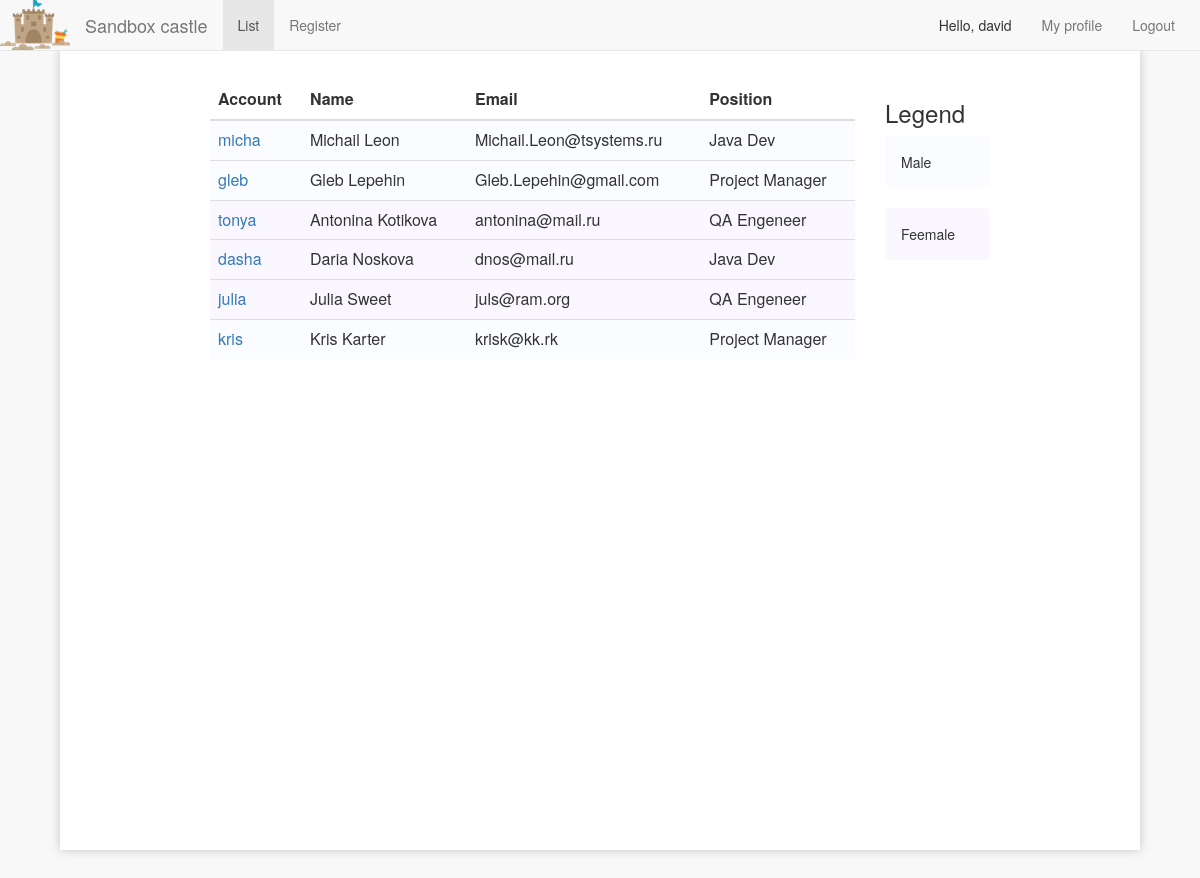
The page /list (signed in) on the database its author committed.
### bug/models.py (models this page shows, shortened)
class Person(models.Model):
    account = models.CharField(max_length=30, primary_key=True)
    first_name = models.CharField(max_length=20, null=True)
    last_name = models.CharField(max_length=20, null=True)
    birthDate = models.DateField(null=True)
    email = models.CharField(max_length=40, null=True)
    sex = models.CharField(max_length=6)
    position = models.ForeignKey(Position, db_column="position", null=True)
    about = models.CharField(max_length=400, null=True)
    class Meta:
        db_table = 'person'

class Position(models.Model):
    position = models.CharField(max_length=40, primary_key=True)
    class Meta:
        db_table = 'position'

### bug/views.py (the view)
# urls.py: url(r'^list$', views.list, name='list'),
def list(request):
    persons = [row for row in Person.objects.all()]
    template = loader.get_template('list.html')
    context = RequestContext(request, {
        'persons': persons
    })
    return HttpResponse(template.render(context), content_type="text/html")

### bug/templates/list.html (shortened to what this page needs)
{% load staticfiles %}
<html>
<head>
	<link rel="stylesheet" type="text/css" href="{% static "bower_components/bootstrap/dist/css/bootstrap.css" %}">
	<link rel="stylesheet" type="text/css" href="{% static "js/style.css" %}">
</head>
<body>
{% include "navbar.html" with list_page="true" %}
<div class="container outer-big">
<div class="container inner-big">
    <div class="col-md-10">
        <table class="table">
            <thead>
            <tr>
                <th>Account</th>
                <th>Name</th>
                <th>Email</th>
                <th>Position</th>
            </tr>
            </thead>
            {% autoescape off %}
                <tbody>
                {% for p in persons %}
                    <tr {% if p.sex == 'male' %}class="male"{% elif p.sex == 'female' %}class="female"{% endif %}>
                        <td><a href="/user/{{ p.account }}">{{ p.account }}</a></td>
                        <td>{{ p.first_name }} {{ p.last_name }}</td>
                        <td>{{ p.email }}</td>
                        <td>{{ p.position.position }}</td>
                    </tr>
                {% endfor %}
                </tbody>
            {% endautoescape %}
        </table>
    </div>
    <div class="col-md-2">
        <h3>Legend</h3>
        <div class="alert male">Male</div>
        <div class="alert female">Feemale</div>
    </div>
</div>
</div>
{% include "footer.html" %}
</body>
</html>

### bug/templates/navbar.html (shortened to what this page needs)
{% load staticfiles %}
<nav class="navbar navbar-default navbar-fixed-top" role="navigation">
    <a href="/" style="float: left"><img src="{% static "img/castle_logo.png" %}" alt="logo"/></a>
    <div class="navbar-header">
        <a class="navbar-brand" href="/">Sandbox castle</a>
    </div>
    <div class="collapse navbar-collapse" id="bs-example-navbar-collapse-1">
        <ul class="nav navbar-nav">
            <li {% if list_page %}class="active"{% endif %}><a href="/list">List</a></li>
            <li {% if register_page %}class="active"{% endif %}><a href="/add">Register</a></li>
        </ul>
        <ul class="nav navbar-nav navbar-right" style="margin-right: 10px;">
            {% if user.is_authenticated %}
                <li>
                    <p style="padding: 15px; margin: 0px">Hello, {{ user.username }}</p>
                </li>
                <li {% if profile_page and user.username == current_profile %}class="active"{% endif %}>
                    <a href="/user/{{ user.username }}">My profile</a>
                </li>
                <li>
                    <a href="/logout">Logout</a>
                </li>
            {% endif %}
        </ul>
    </div>
</nav>

### bug/static/js/style.css (style rules this page uses)
.container.outer-big { width: 90%; height: 100%; margin: auto; margin-top: 50px; padding-bottom: 50px; background-color: #ffffff; padding-top: 30px; box-shadow: 0 0 10px rgba(0,0,0,0.2); }
.container.inner-big { width: 80%; margin: auto; }
.table > tbody > tr.male, .alert.male { background-color: #FAFCFF; }
.table > tbody > tr.female, .alert.female { background-color: #FBF7FF; }

### rows shown on the page
Person: account "micha", first_name "Michail", last_name "Leon", email "Michail.Leon@tsystems.ru", position.position "Java Dev"
Person: account "gleb", first_name "Gleb", last_name "Lepehin", email "Gleb.Lepehin@gmail.com", position.position "Project Manager"
Person: account "tonya", first_name "Antonina", last_name "Kotikova", email "antonina@mail.ru", position.position "QA Engeneer"
Person: account "dasha", first_name "Daria", last_name "Noskova", email "dnos@mail.ru", position.position "Java Dev"
Person: account "julia", first_name "Julia", last_name "Sweet", email "juls@ram.org", position.position "QA Engeneer"
Person: account "kris", first_name "Kris", last_name "Karter", email "krisk@kk.rk", position.position "Project Manager"

### other values the page prints
{{ user.username }} "david"
